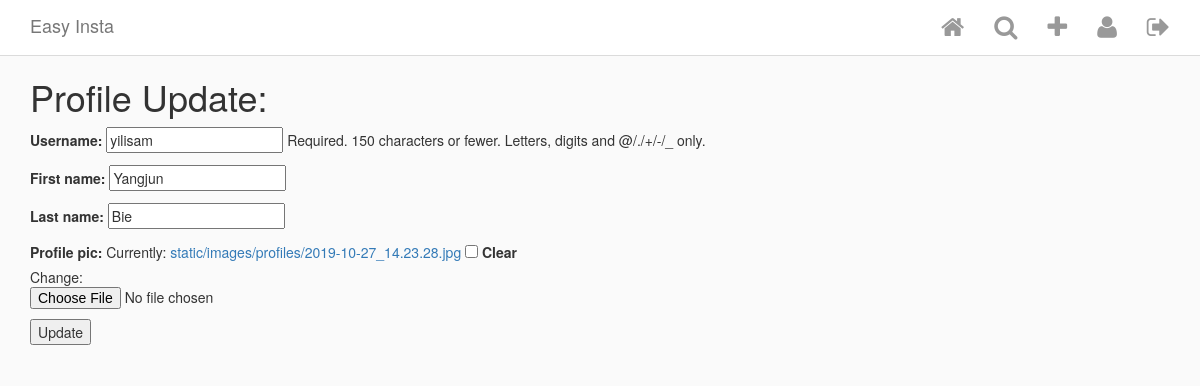
The page /user/update/1/ (signed in) on the database its author committed.
### Insta/models.py (models this page shows, shortened)
class InstaUser(AbstractUser):
    profile_pic = ProcessedImageField(
        upload_to = 'static/images/profiles',
        format = 'JPEG',
        options = {'quality' : 100},
        blank = True,
        null= True
    )

### Insta/views.py (the view)
# urls.py: path('user/update/<int:pk>/', ProfileUpdateView.as_view(), name='profile_update'),
class ProfileUpdateView(UpdateView):
    model = InstaUser
    template_name = 'profile_update.html'
    fields = ['username', 'first_name', 'last_name', 'profile_pic']

### templates/profile_update.html (shortened to what this page needs)
{% extends 'base.html' %}
{% block content %}
<h1>Profile Update:</h1>
<form action="" method="post" enctype="multipart/form-data">
    {{form.as_p}}
    <button type="submit"> Update</button>
</form>
{% endblock content %}

### static/css/style.css (style rules this page uses)
html { height: 100%; }
body { min-height: 100%; background-color: #fafafa; }

### rows shown on the page
InstaUser: username "yilisam", first_name "Yangjun", last_name "Bie"
